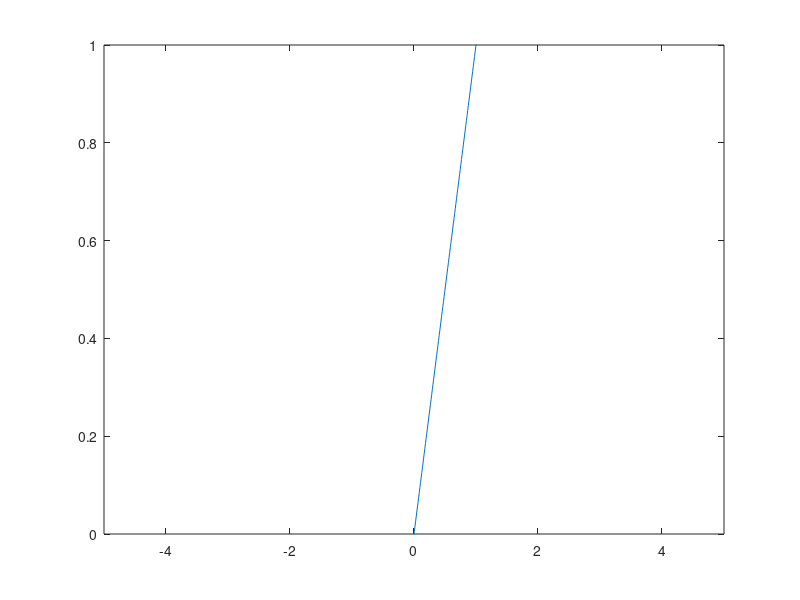

This chart was generated by the following MATLAB code: (Note: this script raises an error after producing the figure.)
x = linspace(-5, 5, 1000);
plt = plot(x, x);
xlim([-5, 5]);
ylim([0, 1]);
for i=1:1000
    t = i / 10;
    set(plt, 'YData', f(x, t));
    
    title(integrate(x, t));

    pause(1/60);
end

function y = f(x, t)
    L = 10;
    y = exp(-(mod(x + t + L/2, L) - L/2).^2);
end

function I=integrate(x, t)
    ff = @(x) f(x, t);
    I = integral(ff, -5, 5);
end